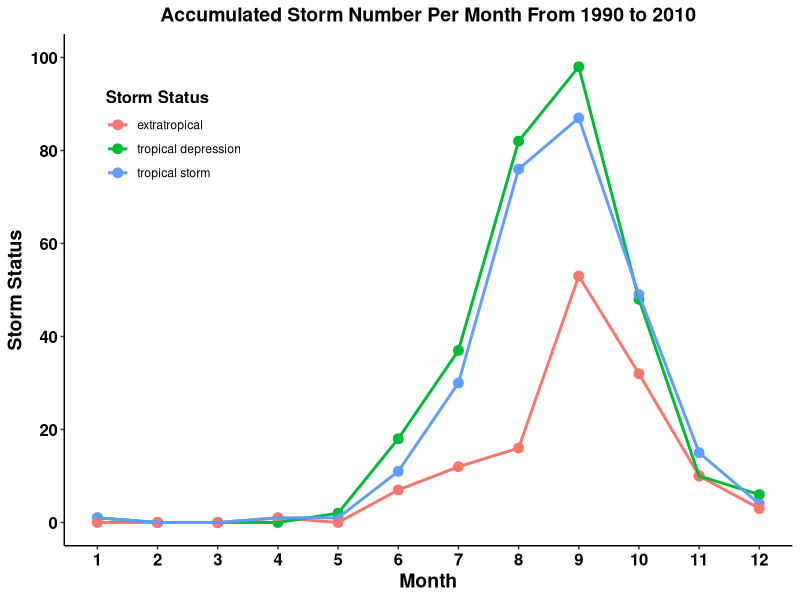
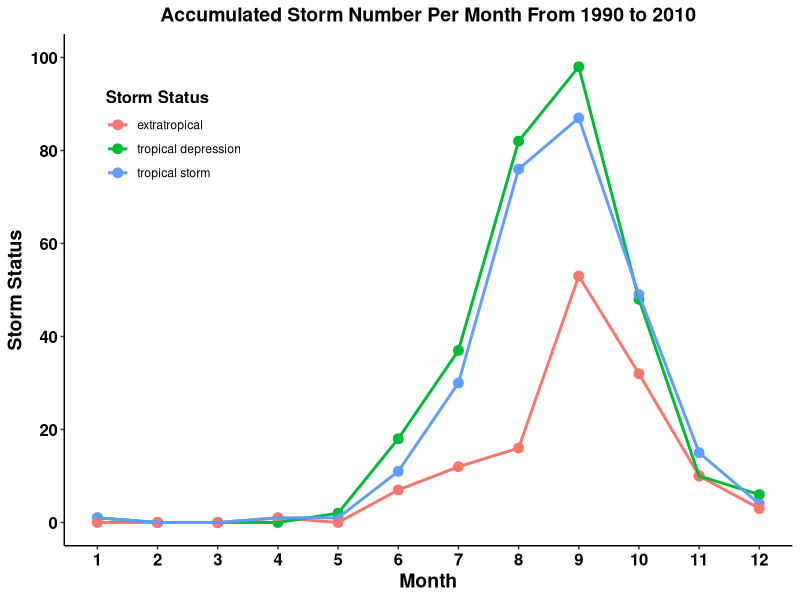

These charts were generated, in order, by the following R code:
# The package "dplyr" is useful for simplification of data manipulation process.
# The author of the "dplyr" are Eli Miller, Mike Stackhouse, Ashley Tarasiewicz, Nathan Kosiba, Atorus Research LLC.
# The manipulation works on three categories of dataset component: 
# 
# Manipulation of Rows:
# filter() chooses rows based on column values.
# slice() chooses rows based on location.
# arrange() changes the order of the rows.
# Manipulation of Columns:
# select() changes whether or not a column is included.
# rename() changes the name of columns.
# mutate() changes the values of columns and creates new columns.
# relocate() changes the order of the columns.
# Manipulation of Groups of rows:
#   summarise() collapses a group into a single row.


### 
# filter() subsets rows using column conditions.
# syntax: filter(your data, condition1 & condition 2....) or data %>% filter(condition1 & condition 2....)
# data type: a data frame or a tibble
# conditions: expressions that return a logical value
# when a condition return NA the row will be removed (Different from base subsetting using "[") 
###

###
# mutate() adds new variables/columns w/o removing the existing variables to/from a dataframe
# transmute() adds new variables/columns + removing the existing variables used to create new variables
# data type: a data frame or a tibble
# syntax: mutate(data, )

# 1. Loading data and preview data
# This data is a subset of the NOAA Atlantic hurricane database best track data, https://www.nhc.noaa.gov/data/#hurdat. 
# The data includes the positions and attributes of storms from 1975-2020, measured every six hours during the lifetime of a storm.


data() # see all the built-in dataset in R
library(dplyr)
data(storms) 
head(storms)
str(storms)
?storms


# 2. Checking number of rows (observations) and columns (variables)
nrow(storms)
ncol(storms)
colnames(storms)
rownames(storms)

# 3. Analysis:
# (1) Which month has highest storm developed from year from 1990 to 2010 (accumulated)
# and what were the status they develop (Tropical Depression, Tropical Storm, or to Hurricane)


# issue 1: the same storm has been recorded multiple times but I want to count it only once
# solution 1: apply distinct()
# issue 2: different storms with same names were presented in the data set: 
# solution 2: the storm do not repeat in the same year
# so I can group by year and status first before performing distinct() to keep the different storms




length(unique(storms$status))
unique(storms$status)

data = NULL
for(i in 1:length(unique(storms$status))){
  data[[i]] <- storms %>% 
    # step 1: group by year and status first before performing distinct() 
    # to keep the different storms with same names
    group_by(year, status) %>% 
    
    # step 2: filter by year and storm status
    filter(year >= 1990 & year <= 2010 & status == unique(storms$status)[i]) %>% 
    # step 3: keep only one name for the same storm from same status
    distinct(name, .keep_all = TRUE) %>% 
    ungroup() %>% 
    group_by(month) %>% 
    summarise(n = n())
  
}

data

# issue 3: the month without storm do not show in the tibble
# solution: assign 0 to the month without storms

vec = NULL
df_ordered = NULL


for(i in 1:length(data)){
  # iterate through subset of data with different storm status
  x = data[[i]]
  
 
  for(j in 1:12) {
    # put the month without storms into a vector 
    if (j %in% x$month == F){
      vec[j] <- j
    } else {
      
    }
    
    vec <- vec[!is.na(vec)]
    # assign 0 as n to the month without storms 
    df <- data.frame(month = vec, n = rep(0, length(vec)))
    # combine the new df with original tibble
    df_new <- rbind(x,df)
    # order the combined df by month
    df_ordered[[i]] <- arrange(df_new, month)

  }
  
}

df_ordered

df_ordered[[2]] <- distinct(df_ordered[[2]])

# assign names to the list
names(df_ordered) <- unique(storms$status)

df_ordered

library(ggplot2)

# assign status to new column: status
# use mutate() and cbind() to ordered df with new columns
# combine three status df together
a <- mutate(df_ordered[[1]], data.frame(status = names(df_ordered[1])))
b <- mutate(df_ordered[[2]], data.frame(status = names(df_ordered[2])))
c <- mutate(df_ordered[[3]], data.frame(status = names(df_ordered[3])))
final_data <- rbind(a, b, c)

# visualize accumulated storm number per month from 1990 to 2010
ggplot(final_data, mapping = aes(x = month, y = n, color = status)) +
  geom_point(size = 3) +
  geom_line(size =1) +
  theme_classic() +
  labs(title ="Accumulated Storm Number Per Month From 1990 to 2010", 
       x = "Month", y = "Storm Status",
       color = "Storm Status") +
  scale_x_continuous(limits = c(1, 12), breaks = seq(1, 12, by =1)) +
  scale_y_continuous(limits = c(0, 100), breaks = seq(0, 100, by =20)) +
  theme(axis.text.x = element_text(face = "bold", size =12, color = "black"),
        axis.text.y = element_text(face = "bold", size =12, color = "black"),
        axis.title = element_text(face = "bold", size =14, color = "black"),
        plot.title = element_text(face = "bold", hjust = 0.5, size=14),
        legend.position = c(0.15,0.8),
        legend.title = element_text(face = "bold", size = 12))

# save the ggplot to a png
ggsave("Accumulated Storm Per Month 1990 to 2010.png")
